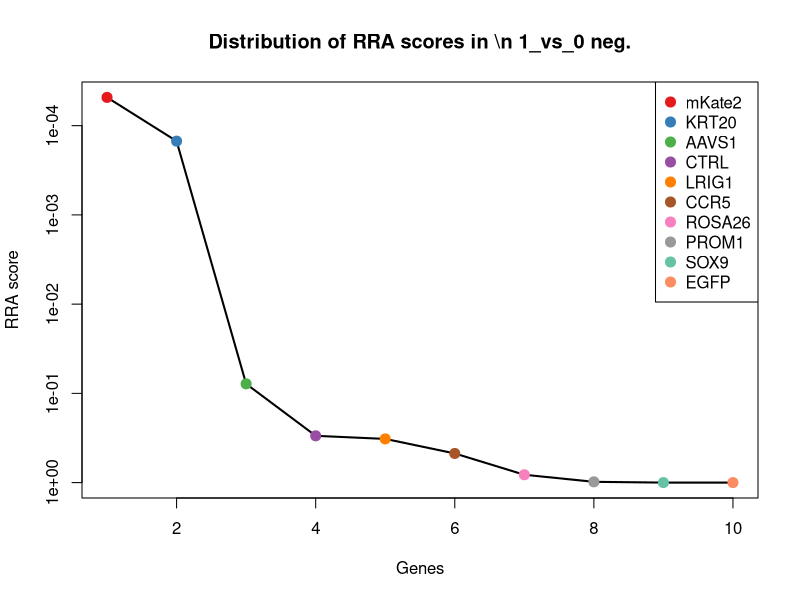
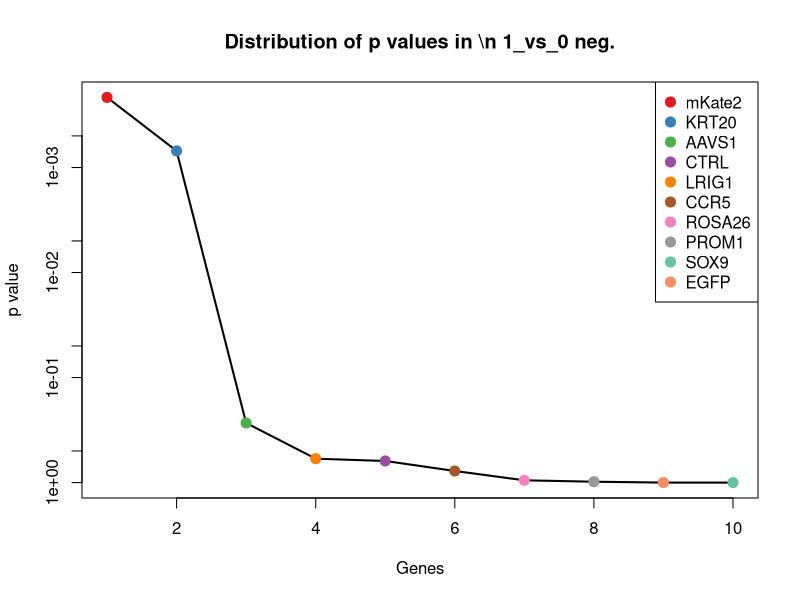
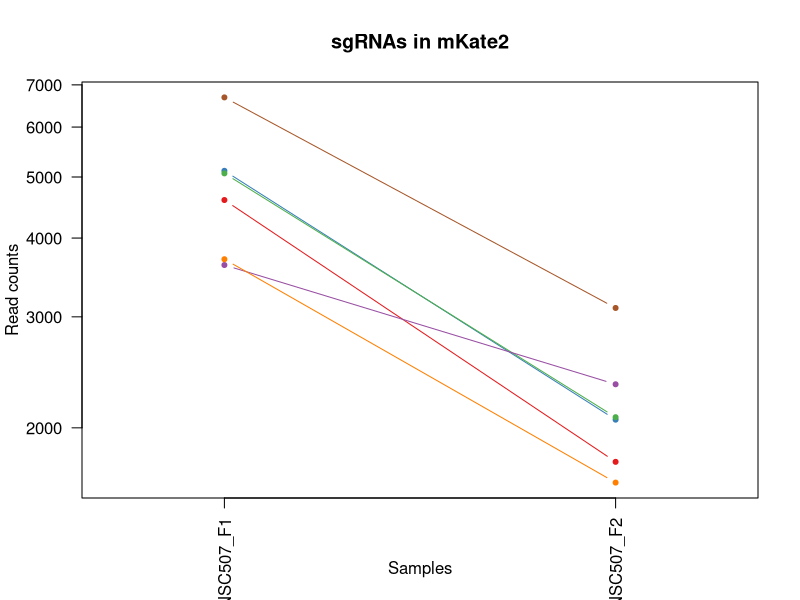
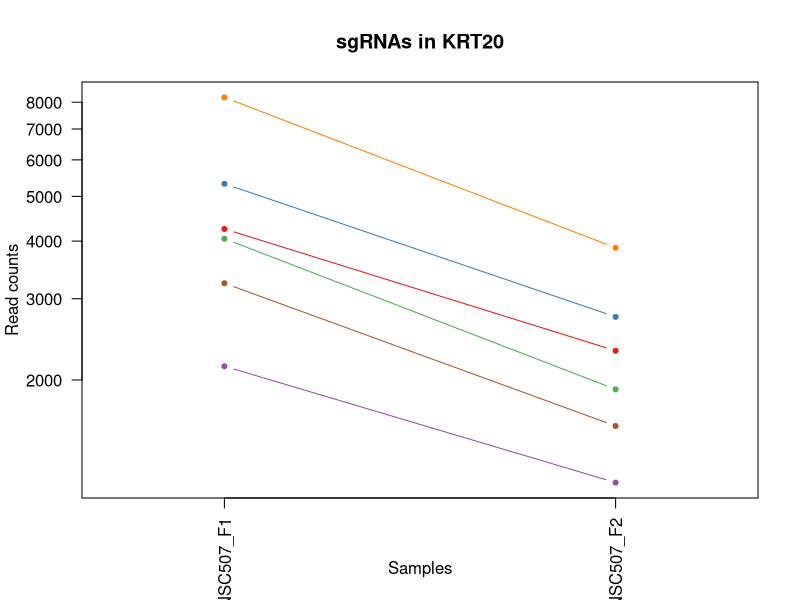
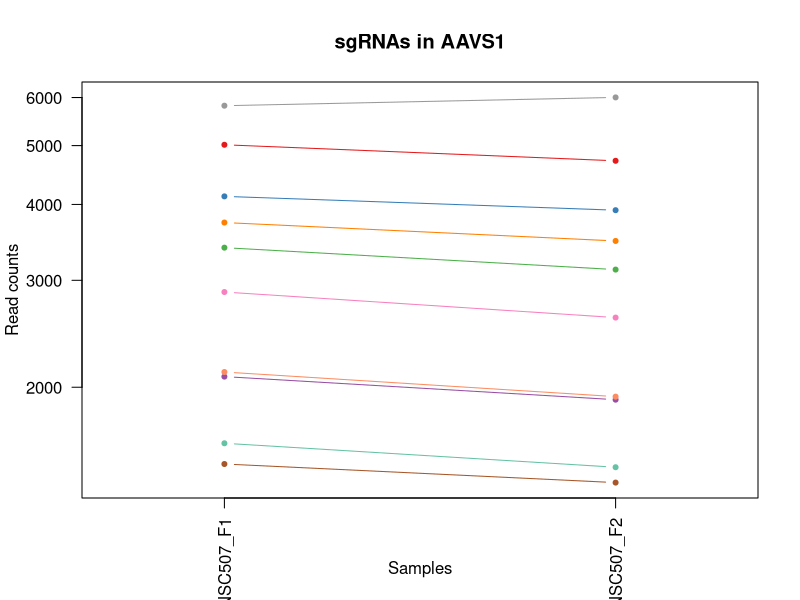
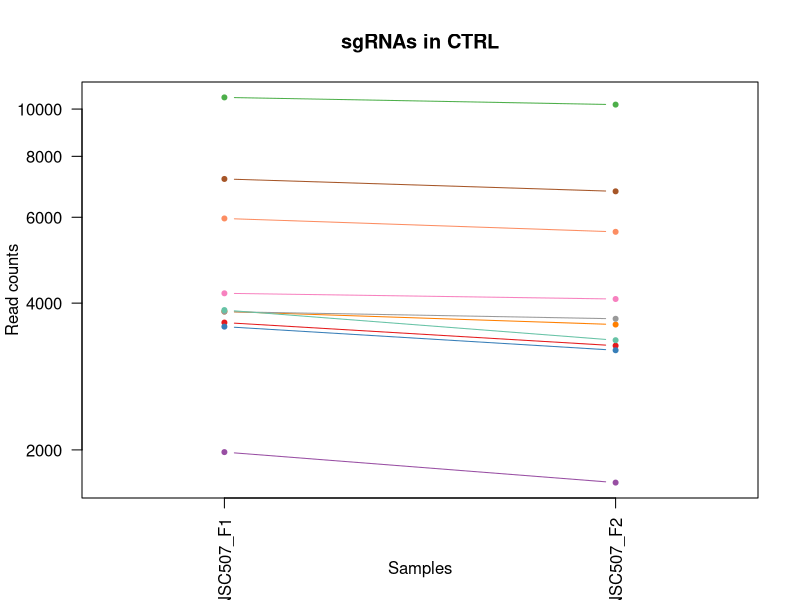
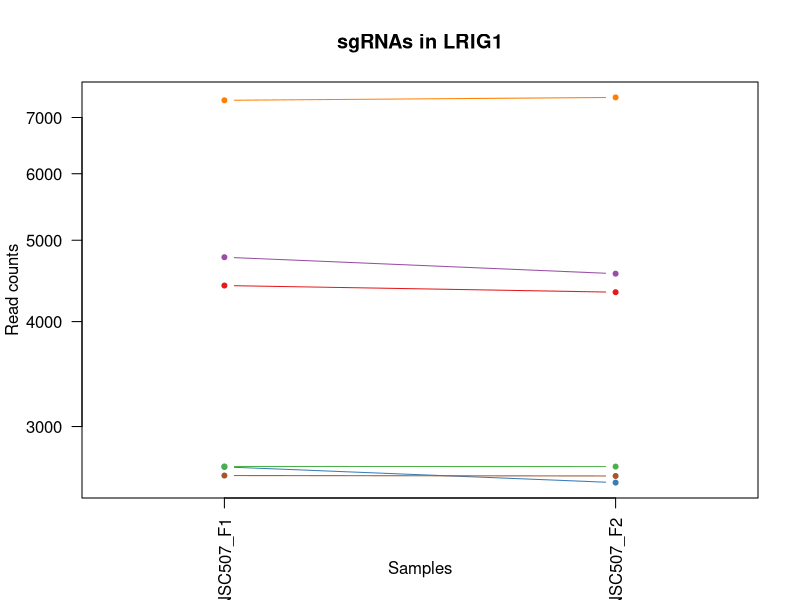
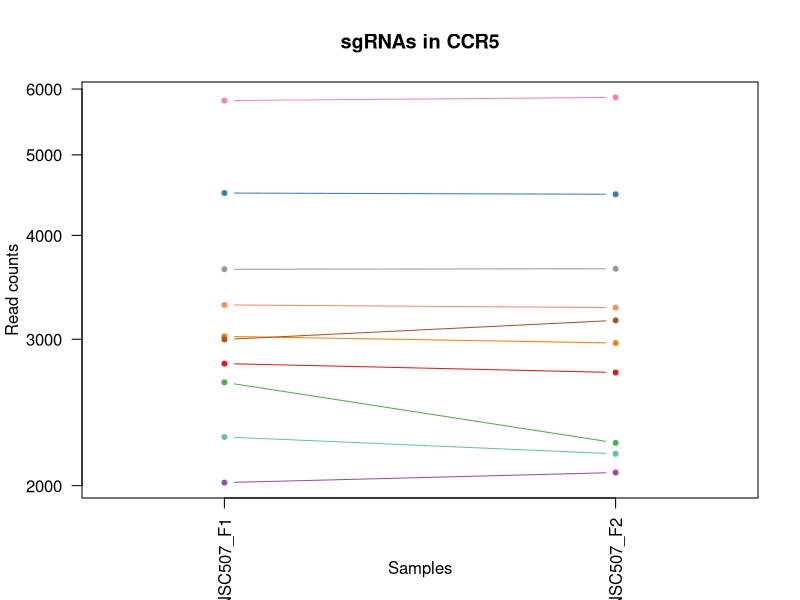

Here is the R script that generated these plots, in order: (Note: this script raises an error after producing the figures.)
pdf(file='S7A_c0_t1.pdf',width=4.5,height=4.5);
gstable=read.table('S7A_c0_t1.gene_summary.txt',header=T)
# 
#
# parameters
# Do not modify the variables beginning with "__"

# gstablename='__GENE_SUMMARY_FILE__'
startindex=3
# outputfile='__OUTPUT_FILE__'
targetgenelist=c("mKate2","KRT20","AAVS1","CTRL","LRIG1","CCR5","ROSA26","PROM1","SOX9","EGFP")
# samplelabel=sub('.\\w+.\\w+$','',colnames(gstable)[startindex]);
samplelabel='1_vs_0 neg.'


# You need to write some codes in front of this code:
# gstable=read.table(gstablename,header=T)
# pdf(file=outputfile,width=6,height=6)


# set up color using RColorBrewer
#library(RColorBrewer)
#colors <- brewer.pal(length(targetgenelist), "Set1")

colors=c( "#E41A1C", "#377EB8", "#4DAF4A", "#984EA3", "#FF7F00",  "#A65628", "#F781BF",
          "#999999", "#66C2A5", "#FC8D62", "#8DA0CB", "#E78AC3", "#A6D854", "#FFD92F", "#E5C494", "#B3B3B3", 
          "#8DD3C7", "#FFFFB3", "#BEBADA", "#FB8072", "#80B1D3", "#FDB462", "#B3DE69", "#FCCDE5",
          "#D9D9D9", "#BC80BD", "#CCEBC5", "#FFED6F")

######
# function definition

plotrankedvalues<-function(val, tglist, ...){
  
  plot(val,log='y',ylim=c(max(val),min(val)),type='l',lwd=2, ...)
  if(length(tglist)>0){
    for(i in 1:length(tglist)){
      targetgene=tglist[i];
      tx=which(names(val)==targetgene);ty=val[targetgene];
      points(tx,ty,col=colors[(i %% length(colors)) ],cex=2,pch=20)
      # text(tx+50,ty,targetgene,col=colors[i])
    }
    legend('topright',tglist,pch=20,pt.cex = 2,cex=1,col=colors)
  }
}



plotrandvalues<-function(val,targetgenelist, ...){
  # choose the one with the best distance distribution
  
  mindiffvalue=0;
  randval=val;
  for(i in 1:20){
    randval0=sample(val)
    vindex=sort(which(names(randval0) %in% targetgenelist))
    if(max(vindex)>0.9*length(val)){
      # print('pass...')
      next;
    }
    mindiffind=min(diff(vindex));
    if (mindiffind > mindiffvalue){
      mindiffvalue=mindiffind;
      randval=randval0;
      # print(paste('Diff: ',mindiffvalue))
    }
  }
  plot(randval,log='y',ylim=c(max(randval),min(randval)),pch=20,col='grey', ...)
  
  if(length(targetgenelist)>0){
    for(i in 1:length(targetgenelist)){
      targetgene=targetgenelist[i];
      tx=which(names(randval)==targetgene);ty=randval[targetgene];
      points(tx,ty,col=colors[(i %% length(colors)) ],cex=2,pch=20)
      text(tx+50,ty,targetgene,col=colors[i])
    }
  }
  
}




# set.seed(1235)



pvec=gstable[,startindex]
names(pvec)=gstable[,'id']
pvec=sort(pvec);

plotrankedvalues(pvec,targetgenelist,xlab='Genes',ylab='RRA score',main=paste('Distribution of RRA scores in \\n',samplelabel))

# plotrandvalues(pvec,targetgenelist,xlab='Genes',ylab='RRA score',main=paste('Distribution of RRA scores in \\n',samplelabel))


pvec=gstable[,startindex+1]
names(pvec)=gstable[,'id']
pvec=sort(pvec);

plotrankedvalues(pvec,targetgenelist,xlab='Genes',ylab='p value',main=paste('Distribution of p values in \\n',samplelabel))

# plotrandvalues(pvec,targetgenelist,xlab='Genes',ylab='p value',main=paste('Distribution of p values in \\n',samplelabel))



# you need to write after this code:
# dev.off()






# parameters
# Do not modify the variables beginning with "__"
targetmat=list(c(4595.393961244679,1765.3436744146672),c(5113.104347826087,2059.5676201504452),c(5065.104709335095,2078.234396163893),c(3623.972706069853,2344.0137308315598),c(3701.686406483839,1636.4540305122873),c(6685.663932673806,3097.7959241365133))
targetgene="mKate2"
collabel=c("S49_MNSC507_F1","S50_MNSC507_F2")

# set up color using RColorBrewer
#library(RColorBrewer)
#colors <- brewer.pal(length(targetgenelist), "Set1")

colors=c( "#E41A1C", "#377EB8", "#4DAF4A", "#984EA3", "#FF7F00",  "#A65628", "#F781BF",
          "#999999", "#66C2A5", "#FC8D62", "#8DA0CB", "#E78AC3", "#A6D854", "#FFD92F", "#E5C494", "#B3B3B3", 
          "#8DD3C7", "#FFFFB3", "#BEBADA", "#FB8072", "#80B1D3", "#FDB462", "#B3DE69", "#FCCDE5",
          "#D9D9D9", "#BC80BD", "#CCEBC5", "#FFED6F")


## code

targetmatvec=unlist(targetmat)+1
yrange=range(targetmatvec[targetmatvec>0]);
# yrange[1]=1; # set the minimum value to 1
for(i in 1:length(targetmat)){
  vali=targetmat[[i]]+1;
  if(i==1){
    plot(1:length(vali),vali,type='b',las=1,pch=20,main=paste('sgRNAs in',targetgene),ylab='Read counts',xlab='Samples',xlim=c(0.7,length(vali)+0.3),ylim = yrange,col=colors[(i %% length(colors))],xaxt='n',log='y')
    axis(1,at=1:length(vali),labels=(collabel),las=2)
    # lines(0:100,rep(1,101),col='black');
  }else{
    lines(1:length(vali),vali,type='b',pch=20,col=colors[(i %% length(colors))])
  }
}




# parameters
# Do not modify the variables beginning with "__"
targetmat=list(c(4249.110854988241,2312.902437475813),c(5324.531326893549,2739.571603497485),c(4046.8266642047774,1907.5667297552245),c(2140.555306991118,1197.3403471483166),c(8194.223999533537,3867.5782111672797),c(3239.9755981419216,1588.4537493348491))
targetgene="KRT20"
collabel=c("S49_MNSC507_F1","S50_MNSC507_F2")

# set up color using RColorBrewer
#library(RColorBrewer)
#colors <- brewer.pal(length(targetgenelist), "Set1")

colors=c( "#E41A1C", "#377EB8", "#4DAF4A", "#984EA3", "#FF7F00",  "#A65628", "#F781BF",
          "#999999", "#66C2A5", "#FC8D62", "#8DA0CB", "#E78AC3", "#A6D854", "#FFD92F", "#E5C494", "#B3B3B3", 
          "#8DD3C7", "#FFFFB3", "#BEBADA", "#FB8072", "#80B1D3", "#FDB462", "#B3DE69", "#FCCDE5",
          "#D9D9D9", "#BC80BD", "#CCEBC5", "#FFED6F")


## code

targetmatvec=unlist(targetmat)+1
yrange=range(targetmatvec[targetmatvec>0]);
# yrange[1]=1; # set the minimum value to 1
for(i in 1:length(targetmat)){
  vali=targetmat[[i]]+1;
  if(i==1){
    plot(1:length(vali),vali,type='b',las=1,pch=20,main=paste('sgRNAs in',targetgene),ylab='Read counts',xlab='Samples',xlim=c(0.7,length(vali)+0.3),ylim = yrange,col=colors[(i %% length(colors))],xaxt='n',log='y')
    axis(1,at=1:length(vali),labels=(collabel),las=2)
    # lines(0:100,rep(1,101),col='black');
  }else{
    lines(1:length(vali),vali,type='b',pch=20,col=colors[(i %% length(colors))])
  }
}




# parameters
# Do not modify the variables beginning with "__"
targetmat=list(c(5014.819373773104,4719.1387550188665),c(4123.397516083263,3912.911810057082),c(3394.260150434394,3123.5738529169894),c(2081.1271831451286,1906.677835659346),c(3733.686165477833,3481.798173556018),c(1493.7030358982333,1392.0081541457043),c(2868.549824104488,2603.570806828077),c(5815.956197158462,6001.812935371518),c(1615.9878291967113,1475.5641991582818),c(2117.698336281122,1928.900188056308))
targetgene="AAVS1"
collabel=c("S49_MNSC507_F1","S50_MNSC507_F2")

# set up color using RColorBrewer
#library(RColorBrewer)
#colors <- brewer.pal(length(targetgenelist), "Set1")

colors=c( "#E41A1C", "#377EB8", "#4DAF4A", "#984EA3", "#FF7F00",  "#A65628", "#F781BF",
          "#999999", "#66C2A5", "#FC8D62", "#8DA0CB", "#E78AC3", "#A6D854", "#FFD92F", "#E5C494", "#B3B3B3", 
          "#8DD3C7", "#FFFFB3", "#BEBADA", "#FB8072", "#80B1D3", "#FDB462", "#B3DE69", "#FCCDE5",
          "#D9D9D9", "#BC80BD", "#CCEBC5", "#FFED6F")


## code

targetmatvec=unlist(targetmat)+1
yrange=range(targetmatvec[targetmatvec>0]);
# yrange[1]=1; # set the minimum value to 1
for(i in 1:length(targetmat)){
  vali=targetmat[[i]]+1;
  if(i==1){
    plot(1:length(vali),vali,type='b',las=1,pch=20,main=paste('sgRNAs in',targetgene),ylab='Read counts',xlab='Samples',xlim=c(0.7,length(vali)+0.3),ylim = yrange,col=colors[(i %% length(colors))],xaxt='n',log='y')
    axis(1,at=1:length(vali),labels=(collabel),las=2)
    # lines(0:100,rep(1,101),col='black');
  }else{
    lines(1:length(vali),vali,type='b',pch=20,col=colors[(i %% length(colors))])
  }
}




# parameters
# Do not modify the variables beginning with "__"
targetmat=list(c(3647.972525315349,3270.241378736939),c(3578.258764649861,3200.9076392584175),c(10565.634710695613,10212.50426754789),c(1978.2708149501468,1712.8989227578368),c(3843.399624885814,3614.2433938419117),c(7188.517288293717,6780.484163361069),c(4188.539882606752,4077.3572177946016),c(3841.113927814814,3713.799532580302),c(3869.685141202309,3356.464106037152),c(5964.526506773435,5600.032804034443))
targetgene="CTRL"
collabel=c("S49_MNSC507_F1","S50_MNSC507_F2")

# set up color using RColorBrewer
#library(RColorBrewer)
#colors <- brewer.pal(length(targetgenelist), "Set1")

colors=c( "#E41A1C", "#377EB8", "#4DAF4A", "#984EA3", "#FF7F00",  "#A65628", "#F781BF",
          "#999999", "#66C2A5", "#FC8D62", "#8DA0CB", "#E78AC3", "#A6D854", "#FFD92F", "#E5C494", "#B3B3B3", 
          "#8DD3C7", "#FFFFB3", "#BEBADA", "#FB8072", "#80B1D3", "#FDB462", "#B3DE69", "#FCCDE5",
          "#D9D9D9", "#BC80BD", "#CCEBC5", "#FFED6F")


## code

targetmatvec=unlist(targetmat)+1
yrange=range(targetmatvec[targetmatvec>0]);
# yrange[1]=1; # set the minimum value to 1
for(i in 1:length(targetmat)){
  vali=targetmat[[i]]+1;
  if(i==1){
    plot(1:length(vali),vali,type='b',las=1,pch=20,main=paste('sgRNAs in',targetgene),ylab='Read counts',xlab='Samples',xlim=c(0.7,length(vali)+0.3),ylim = yrange,col=colors[(i %% length(colors))],xaxt='n',log='y')
    axis(1,at=1:length(vali),labels=(collabel),las=2)
    # lines(0:100,rep(1,101),col='black');
  }else{
    lines(1:length(vali),vali,type='b',pch=20,col=colors[(i %% length(colors))])
  }
}




# parameters
# Do not modify the variables beginning with "__"
targetmat=list(c(4414.823892635712,4335.136505599362),c(2684.551209889021,2571.5706193764513),c(2687.97975549552,2687.126851840654),c(4771.392635711648,4560.915605952497),c(7337.0875979086895,7395.598877708979),c(2621.694540436532,2618.682006458011))
targetgene="LRIG1"
collabel=c("S49_MNSC507_F1","S50_MNSC507_F2")

# set up color using RColorBrewer
#library(RColorBrewer)
#colors <- brewer.pal(length(targetgenelist), "Set1")

colors=c( "#E41A1C", "#377EB8", "#4DAF4A", "#984EA3", "#FF7F00",  "#A65628", "#F781BF",
          "#999999", "#66C2A5", "#FC8D62", "#8DA0CB", "#E78AC3", "#A6D854", "#FFD92F", "#E5C494", "#B3B3B3", 
          "#8DD3C7", "#FFFFB3", "#BEBADA", "#FB8072", "#80B1D3", "#FDB462", "#B3DE69", "#FCCDE5",
          "#D9D9D9", "#BC80BD", "#CCEBC5", "#FFED6F")


## code

targetmatvec=unlist(targetmat)+1
yrange=range(targetmatvec[targetmatvec>0]);
# yrange[1]=1; # set the minimum value to 1
for(i in 1:length(targetmat)){
  vali=targetmat[[i]]+1;
  if(i==1){
    plot(1:length(vali),vali,type='b',las=1,pch=20,main=paste('sgRNAs in',targetgene),ylab='Read counts',xlab='Samples',xlim=c(0.7,length(vali)+0.3),ylim = yrange,col=colors[(i %% length(colors))],xaxt='n',log='y')
    axis(1,at=1:length(vali),labels=(collabel),las=2)
    # lines(0:100,rep(1,101),col='black');
  }else{
    lines(1:length(vali),vali,type='b',pch=20,col=colors[(i %% length(colors))])
  }
}




# parameters
# Do not modify the variables beginning with "__"
targetmat=list(c(2803.4074575809996,2735.127133018092),c(4497.1089871916965,4481.804031419311),c(2661.694239179025,2250.679850764319),c(2015.98481662164,2072.9010315886226),c(3022.83437639696,2968.0173861382546),c(2997.6917086159647,3160.0185108480073),c(5810.241954480963,5861.367668222717),c(3641.11543410235,3646.2435812935373),c(2287.9827680705916,2183.1238994775545),c(3298.260873452411,3273.796955120453))
targetgene="CCR5"
collabel=c("S49_MNSC507_F1","S50_MNSC507_F2")

# set up color using RColorBrewer
#library(RColorBrewer)
#colors <- brewer.pal(length(targetgenelist), "Set1")

colors=c( "#E41A1C", "#377EB8", "#4DAF4A", "#984EA3", "#FF7F00",  "#A65628", "#F781BF",
          "#999999", "#66C2A5", "#FC8D62", "#8DA0CB", "#E78AC3", "#A6D854", "#FFD92F", "#E5C494", "#B3B3B3", 
          "#8DD3C7", "#FFFFB3", "#BEBADA", "#FB8072", "#80B1D3", "#FDB462", "#B3DE69", "#FCCDE5",
          "#D9D9D9", "#BC80BD", "#CCEBC5", "#FFED6F")


## code

targetmatvec=unlist(targetmat)+1
yrange=range(targetmatvec[targetmatvec>0]);
# yrange[1]=1; # set the minimum value to 1
for(i in 1:length(targetmat)){
  vali=targetmat[[i]]+1;
  if(i==1){
    plot(1:length(vali),vali,type='b',las=1,pch=20,main=paste('sgRNAs in',targetgene),ylab='Read counts',xlab='Samples',xlim=c(0.7,length(vali)+0.3),ylim = yrange,col=colors[(i %% length(colors))],xaxt='n',log='y')
    axis(1,at=1:length(vali),labels=(collabel),las=2)
    # lines(0:100,rep(1,101),col='black');
  }else{
    lines(1:length(vali),vali,type='b',pch=20,col=colors[(i %% length(colors))])
  }
}




# parameters
# Do not modify the variables beginning with "__"
targetmat=list(c(12563.333950749256,12016.070388085333),c(5316.531387145051,5030.251688576335),c(6460.522771180346,6016.924135001452),c(4100.540545373267,4353.80328161281),c(3727.971922800334,3688.021603799826),c(6003.383356980428,5569.810404774575),c(4684.536147013663,4908.473197440983),c(3546.2590056558665,3020.4621377950853),c(1675.4159530427007,1541.3423622532896),c(4077.683574663272,3490.687114514803))
targetgene="ROSA26"
collabel=c("S49_MNSC507_F1","S50_MNSC507_F2")

# set up color using RColorBrewer
#library(RColorBrewer)
#colors <- brewer.pal(length(targetgenelist), "Set1")

colors=c( "#E41A1C", "#377EB8", "#4DAF4A", "#984EA3", "#FF7F00",  "#A65628", "#F781BF",
          "#999999", "#66C2A5", "#FC8D62", "#8DA0CB", "#E78AC3", "#A6D854", "#FFD92F", "#E5C494", "#B3B3B3", 
          "#8DD3C7", "#FFFFB3", "#BEBADA", "#FB8072", "#80B1D3", "#FDB462", "#B3DE69", "#FCCDE5",
          "#D9D9D9", "#BC80BD", "#CCEBC5", "#FFED6F")


## code

targetmatvec=unlist(targetmat)+1
yrange=range(targetmatvec[targetmatvec>0]);
# yrange[1]=1; # set the minimum value to 1
for(i in 1:length(targetmat)){
  vali=targetmat[[i]]+1;
  if(i==1){
    plot(1:length(vali),vali,type='b',las=1,pch=20,main=paste('sgRNAs in',targetgene),ylab='Read counts',xlab='Samples',xlim=c(0.7,length(vali)+0.3),ylim = yrange,col=colors[(i %% length(colors))],xaxt='n',log='y')
    axis(1,at=1:length(vali),labels=(collabel),las=2)
    # lines(0:100,rep(1,101),col='black');
  }else{
    lines(1:length(vali),vali,type='b',pch=20,col=colors[(i %% length(colors))])
  }
}




# parameters
# Do not modify the variables beginning with "__"
targetmat=list(c(3684.543678451342,3688.9104978957043),c(5606.814915161999,5603.588380417957),c(3646.829676779849,3619.5767584171826),c(6411.380284153855,6303.148033874323),c(3559.9731880818645,3579.576524102651),c(8806.790814561427,8773.384726320628))
targetgene="PROM1"
collabel=c("S49_MNSC507_F1","S50_MNSC507_F2")

# set up color using RColorBrewer
#library(RColorBrewer)
#colors <- brewer.pal(length(targetgenelist), "Set1")

colors=c( "#E41A1C", "#377EB8", "#4DAF4A", "#984EA3", "#FF7F00",  "#A65628", "#F781BF",
          "#999999", "#66C2A5", "#FC8D62", "#8DA0CB", "#E78AC3", "#A6D854", "#FFD92F", "#E5C494", "#B3B3B3", 
          "#8DD3C7", "#FFFFB3", "#BEBADA", "#FB8072", "#80B1D3", "#FDB462", "#B3DE69", "#FCCDE5",
          "#D9D9D9", "#BC80BD", "#CCEBC5", "#FFED6F")


## code

targetmatvec=unlist(targetmat)+1
yrange=range(targetmatvec[targetmatvec>0]);
# yrange[1]=1; # set the minimum value to 1
for(i in 1:length(targetmat)){
  vali=targetmat[[i]]+1;
  if(i==1){
    plot(1:length(vali),vali,type='b',las=1,pch=20,main=paste('sgRNAs in',targetgene),ylab='Read counts',xlab='Samples',xlim=c(0.7,length(vali)+0.3),ylim = yrange,col=colors[(i %% length(colors))],xaxt='n',log='y')
    axis(1,at=1:length(vali),labels=(collabel),las=2)
    # lines(0:100,rep(1,101),col='black');
  }else{
    lines(1:length(vali),vali,type='b',pch=20,col=colors[(i %% length(colors))])
  }
}




# parameters
# Do not modify the variables beginning with "__"
targetmat=list(c(2060.555909506132,4271.136130696111),c(1324.5614526442635,3194.685380587268),c(661.7093020543819,1776.8992976610875),c(991.9925288138229,2194.6795227239745),c(1541.7026743892247,4278.247283463139),c(3245.6898408194206,5740.478071183244))
targetgene="SOX9"
collabel=c("S49_MNSC507_F1","S50_MNSC507_F2")

# set up color using RColorBrewer
#library(RColorBrewer)
#colors <- brewer.pal(length(targetgenelist), "Set1")

colors=c( "#E41A1C", "#377EB8", "#4DAF4A", "#984EA3", "#FF7F00",  "#A65628", "#F781BF",
          "#999999", "#66C2A5", "#FC8D62", "#8DA0CB", "#E78AC3", "#A6D854", "#FFD92F", "#E5C494", "#B3B3B3", 
          "#8DD3C7", "#FFFFB3", "#BEBADA", "#FB8072", "#80B1D3", "#FDB462", "#B3DE69", "#FCCDE5",
          "#D9D9D9", "#BC80BD", "#CCEBC5", "#FFED6F")


## code

targetmatvec=unlist(targetmat)+1
yrange=range(targetmatvec[targetmatvec>0]);
# yrange[1]=1; # set the minimum value to 1
for(i in 1:length(targetmat)){
  vali=targetmat[[i]]+1;
  if(i==1){
    plot(1:length(vali),vali,type='b',las=1,pch=20,main=paste('sgRNAs in',targetgene),ylab='Read counts',xlab='Samples',xlim=c(0.7,length(vali)+0.3),ylim = yrange,col=colors[(i %% length(colors))],xaxt='n',log='y')
    axis(1,at=1:length(vali),labels=(collabel),las=2)
    # lines(0:100,rep(1,101),col='black');
  }else{
    lines(1:length(vali),vali,type='b',pch=20,col=colors[(i %% length(colors))])
  }
}




# parameters
# Do not modify the variables beginning with "__"
targetmat=list(c(1007.99240831082,5409.8094675164475),c(1004.5638627043206,6346.703844572368),c(641.1380284153855,3472.9092325972333),c(652.5665137703835,3688.9104978957043),c(990.849680278323,6137.813732040925),c(1548.5597656022235,6805.373198045666))
targetgene="EGFP"
collabel=c("S49_MNSC507_F1","S50_MNSC507_F2")

# set up color using RColorBrewer
#library(RColorBrewer)
#colors <- brewer.pal(length(targetgenelist), "Set1")

colors=c( "#E41A1C", "#377EB8", "#4DAF4A", "#984EA3", "#FF7F00",  "#A65628", "#F781BF",
          "#999999", "#66C2A5", "#FC8D62", "#8DA0CB", "#E78AC3", "#A6D854", "#FFD92F", "#E5C494", "#B3B3B3", 
          "#8DD3C7", "#FFFFB3", "#BEBADA", "#FB8072", "#80B1D3", "#FDB462", "#B3DE69", "#FCCDE5",
          "#D9D9D9", "#BC80BD", "#CCEBC5", "#FFED6F")


## code

targetmatvec=unlist(targetmat)+1
yrange=range(targetmatvec[targetmatvec>0]);
# yrange[1]=1; # set the minimum value to 1
for(i in 1:length(targetmat)){
  vali=targetmat[[i]]+1;
  if(i==1){
    plot(1:length(vali),vali,type='b',las=1,pch=20,main=paste('sgRNAs in',targetgene),ylab='Read counts',xlab='Samples',xlim=c(0.7,length(vali)+0.3),ylim = yrange,col=colors[(i %% length(colors))],xaxt='n',log='y')
    axis(1,at=1:length(vali),labels=(collabel),las=2)
    # lines(0:100,rep(1,101),col='black');
  }else{
    lines(1:length(vali),vali,type='b',pch=20,col=colors[(i %% length(colors))])
  }
}



# 
#
# parameters
# Do not modify the variables beginning with "__"

# gstablename='__GENE_SUMMARY_FILE__'
startindex=9
# outputfile='__OUTPUT_FILE__'
targetgenelist=c("EGFP","SOX9","LRIG1","PROM1","ROSA26","CCR5","AAVS1","CTRL","KRT20","mKate2")
# samplelabel=sub('.\\w+.\\w+$','',colnames(gstable)[startindex]);
samplelabel='1_vs_0 pos.'


# You need to write some codes in front of this code:
# gstable=read.table(gstablename,header=T)
# pdf(file=outputfile,width=6,height=6)


# set up color using RColorBrewer
#library(RColorBrewer)
#colors <- brewer.pal(length(targetgenelist), "Set1")

colors=c( "#E41A1C", "#377EB8", "#4DAF4A", "#984EA3", "#FF7F00",  "#A65628", "#F781BF",
          "#999999", "#66C2A5", "#FC8D62", "#8DA0CB", "#E78AC3", "#A6D854", "#FFD92F", "#E5C494", "#B3B3B3", 
          "#8DD3C7", "#FFFFB3", "#BEBADA", "#FB8072", "#80B1D3", "#FDB462", "#B3DE69", "#FCCDE5",
          "#D9D9D9", "#BC80BD", "#CCEBC5", "#FFED6F")

######
# function definition

plotrankedvalues<-function(val, tglist, ...){
  
  plot(val,log='y',ylim=c(max(val),min(val)),type='l',lwd=2, ...)
  if(length(tglist)>0){
    for(i in 1:length(tglist)){
      targetgene=tglist[i];
      tx=which(names(val)==targetgene);ty=val[targetgene];
      points(tx,ty,col=colors[(i %% length(colors)) ],cex=2,pch=20)
      # text(tx+50,ty,targetgene,col=colors[i])
    }
    legend('topright',tglist,pch=20,pt.cex = 2,cex=1,col=colors)
  }
}



plotrandvalues<-function(val,targetgenelist, ...){
  # choose the one with the best distance distribution
  
  mindiffvalue=0;
  randval=val;
  for(i in 1:20){
    randval0=sample(val)
    vindex=sort(which(names(randval0) %in% targetgenelist))
    if(max(vindex)>0.9*length(val)){
      # print('pass...')
      next;
    }
    mindiffind=min(diff(vindex));
    if (mindiffind > mindiffvalue){
      mindiffvalue=mindiffind;
      randval=randval0;
      # print(paste('Diff: ',mindiffvalue))
    }
  }
  plot(randval,log='y',ylim=c(max(randval),min(randval)),pch=20,col='grey', ...)
  
  if(length(targetgenelist)>0){
    for(i in 1:length(targetgenelist)){
      targetgene=targetgenelist[i];
      tx=which(names(randval)==targetgene);ty=randval[targetgene];
      points(tx,ty,col=colors[(i %% length(colors)) ],cex=2,pch=20)
      text(tx+50,ty,targetgene,col=colors[i])
    }
  }
  
}




# set.seed(1235)



pvec=gstable[,startindex]
names(pvec)=gstable[,'id']
pvec=sort(pvec);

plotrankedvalues(pvec,targetgenelist,xlab='Genes',ylab='RRA score',main=paste('Distribution of RRA scores in \\n',samplelabel))

# plotrandvalues(pvec,targetgenelist,xlab='Genes',ylab='RRA score',main=paste('Distribution of RRA scores in \\n',samplelabel))


pvec=gstable[,startindex+1]
names(pvec)=gstable[,'id']
pvec=sort(pvec);

plotrankedvalues(pvec,targetgenelist,xlab='Genes',ylab='p value',main=paste('Distribution of p values in \\n',samplelabel))

# plotrandvalues(pvec,targetgenelist,xlab='Genes',ylab='p value',main=paste('Distribution of p values in \\n',samplelabel))



# you need to write after this code:
# dev.off()






# parameters
# Do not modify the variables beginning with "__"
targetmat=list(c(1007.99240831082,5409.8094675164475),c(1004.5638627043206,6346.703844572368),c(641.1380284153855,3472.9092325972333),c(652.5665137703835,3688.9104978957043),c(990.849680278323,6137.813732040925),c(1548.5597656022235,6805.373198045666))
targetgene="EGFP"
collabel=c("S49_MNSC507_F1","S50_MNSC507_F2")

# set up color using RColorBrewer
#library(RColorBrewer)
#colors <- brewer.pal(length(targetgenelist), "Set1")

colors=c( "#E41A1C", "#377EB8", "#4DAF4A", "#984EA3", "#FF7F00",  "#A65628", "#F781BF",
          "#999999", "#66C2A5", "#FC8D62", "#8DA0CB", "#E78AC3", "#A6D854", "#FFD92F", "#E5C494", "#B3B3B3", 
          "#8DD3C7", "#FFFFB3", "#BEBADA", "#FB8072", "#80B1D3", "#FDB462", "#B3DE69", "#FCCDE5",
          "#D9D9D9", "#BC80BD", "#CCEBC5", "#FFED6F")


## code

targetmatvec=unlist(targetmat)+1
yrange=range(targetmatvec[targetmatvec>0]);
# yrange[1]=1; # set the minimum value to 1
for(i in 1:length(targetmat)){
  vali=targetmat[[i]]+1;
  if(i==1){
    plot(1:length(vali),vali,type='b',las=1,pch=20,main=paste('sgRNAs in',targetgene),ylab='Read counts',xlab='Samples',xlim=c(0.7,length(vali)+0.3),ylim = yrange,col=colors[(i %% length(colors))],xaxt='n',log='y')
    axis(1,at=1:length(vali),labels=(collabel),las=2)
    # lines(0:100,rep(1,101),col='black');
  }else{
    lines(1:length(vali),vali,type='b',pch=20,col=colors[(i %% length(colors))])
  }
}




# parameters
# Do not modify the variables beginning with "__"
targetmat=list(c(2060.555909506132,4271.136130696111),c(1324.5614526442635,3194.685380587268),c(661.7093020543819,1776.8992976610875),c(991.9925288138229,2194.6795227239745),c(1541.7026743892247,4278.247283463139),c(3245.6898408194206,5740.478071183244))
targetgene="SOX9"
collabel=c("S49_MNSC507_F1","S50_MNSC507_F2")

# set up color using RColorBrewer
#library(RColorBrewer)
#colors <- brewer.pal(length(targetgenelist), "Set1")

colors=c( "#E41A1C", "#377EB8", "#4DAF4A", "#984EA3", "#FF7F00",  "#A65628", "#F781BF",
          "#999999", "#66C2A5", "#FC8D62", "#8DA0CB", "#E78AC3", "#A6D854", "#FFD92F", "#E5C494", "#B3B3B3", 
          "#8DD3C7", "#FFFFB3", "#BEBADA", "#FB8072", "#80B1D3", "#FDB462", "#B3DE69", "#FCCDE5",
          "#D9D9D9", "#BC80BD", "#CCEBC5", "#FFED6F")


## code

targetmatvec=unlist(targetmat)+1
yrange=range(targetmatvec[targetmatvec>0]);
# yrange[1]=1; # set the minimum value to 1
for(i in 1:length(targetmat)){
  vali=targetmat[[i]]+1;
  if(i==1){
    plot(1:length(vali),vali,type='b',las=1,pch=20,main=paste('sgRNAs in',targetgene),ylab='Read counts',xlab='Samples',xlim=c(0.7,length(vali)+0.3),ylim = yrange,col=colors[(i %% length(colors))],xaxt='n',log='y')
    axis(1,at=1:length(vali),labels=(collabel),las=2)
    # lines(0:100,rep(1,101),col='black');
  }else{
    lines(1:length(vali),vali,type='b',pch=20,col=colors[(i %% length(colors))])
  }
}




# parameters
# Do not modify the variables beginning with "__"
targetmat=list(c(4414.823892635712,4335.136505599362),c(2684.551209889021,2571.5706193764513),c(2687.97975549552,2687.126851840654),c(4771.392635711648,4560.915605952497),c(7337.0875979086895,7395.598877708979),c(2621.694540436532,2618.682006458011))
targetgene="LRIG1"
collabel=c("S49_MNSC507_F1","S50_MNSC507_F2")

# set up color using RColorBrewer
#library(RColorBrewer)
#colors <- brewer.pal(length(targetgenelist), "Set1")

colors=c( "#E41A1C", "#377EB8", "#4DAF4A", "#984EA3", "#FF7F00",  "#A65628", "#F781BF",
          "#999999", "#66C2A5", "#FC8D62", "#8DA0CB", "#E78AC3", "#A6D854", "#FFD92F", "#E5C494", "#B3B3B3", 
          "#8DD3C7", "#FFFFB3", "#BEBADA", "#FB8072", "#80B1D3", "#FDB462", "#B3DE69", "#FCCDE5",
          "#D9D9D9", "#BC80BD", "#CCEBC5", "#FFED6F")


## code

targetmatvec=unlist(targetmat)+1
yrange=range(targetmatvec[targetmatvec>0]);
# yrange[1]=1; # set the minimum value to 1
for(i in 1:length(targetmat)){
  vali=targetmat[[i]]+1;
  if(i==1){
    plot(1:length(vali),vali,type='b',las=1,pch=20,main=paste('sgRNAs in',targetgene),ylab='Read counts',xlab='Samples',xlim=c(0.7,length(vali)+0.3),ylim = yrange,col=colors[(i %% length(colors))],xaxt='n',log='y')
    axis(1,at=1:length(vali),labels=(collabel),las=2)
    # lines(0:100,rep(1,101),col='black');
  }else{
    lines(1:length(vali),vali,type='b',pch=20,col=colors[(i %% length(colors))])
  }
}




# parameters
# Do not modify the variables beginning with "__"
targetmat=list(c(3684.543678451342,3688.9104978957043),c(5606.814915161999,5603.588380417957),c(3646.829676779849,3619.5767584171826),c(6411.380284153855,6303.148033874323),c(3559.9731880818645,3579.576524102651),c(8806.790814561427,8773.384726320628))
targetgene="PROM1"
collabel=c("S49_MNSC507_F1","S50_MNSC507_F2")

# set up color using RColorBrewer
#library(RColorBrewer)
#colors <- brewer.pal(length(targetgenelist), "Set1")

colors=c( "#E41A1C", "#377EB8", "#4DAF4A", "#984EA3", "#FF7F00",  "#A65628", "#F781BF",
          "#999999", "#66C2A5", "#FC8D62", "#8DA0CB", "#E78AC3", "#A6D854", "#FFD92F", "#E5C494", "#B3B3B3", 
          "#8DD3C7", "#FFFFB3", "#BEBADA", "#FB8072", "#80B1D3", "#FDB462", "#B3DE69", "#FCCDE5",
          "#D9D9D9", "#BC80BD", "#CCEBC5", "#FFED6F")


## code

targetmatvec=unlist(targetmat)+1
yrange=range(targetmatvec[targetmatvec>0]);
# yrange[1]=1; # set the minimum value to 1
for(i in 1:length(targetmat)){
  vali=targetmat[[i]]+1;
  if(i==1){
    plot(1:length(vali),vali,type='b',las=1,pch=20,main=paste('sgRNAs in',targetgene),ylab='Read counts',xlab='Samples',xlim=c(0.7,length(vali)+0.3),ylim = yrange,col=colors[(i %% length(colors))],xaxt='n',log='y')
    axis(1,at=1:length(vali),labels=(collabel),las=2)
    # lines(0:100,rep(1,101),col='black');
  }else{
    lines(1:length(vali),vali,type='b',pch=20,col=colors[(i %% length(colors))])
  }
}




# parameters
# Do not modify the variables beginning with "__"
targetmat=list(c(12563.333950749256,12016.070388085333),c(5316.531387145051,5030.251688576335),c(6460.522771180346,6016.924135001452),c(4100.540545373267,4353.80328161281),c(3727.971922800334,3688.021603799826),c(6003.383356980428,5569.810404774575),c(4684.536147013663,4908.473197440983),c(3546.2590056558665,3020.4621377950853),c(1675.4159530427007,1541.3423622532896),c(4077.683574663272,3490.687114514803))
targetgene="ROSA26"
collabel=c("S49_MNSC507_F1","S50_MNSC507_F2")

# set up color using RColorBrewer
#library(RColorBrewer)
#colors <- brewer.pal(length(targetgenelist), "Set1")

colors=c( "#E41A1C", "#377EB8", "#4DAF4A", "#984EA3", "#FF7F00",  "#A65628", "#F781BF",
          "#999999", "#66C2A5", "#FC8D62", "#8DA0CB", "#E78AC3", "#A6D854", "#FFD92F", "#E5C494", "#B3B3B3", 
          "#8DD3C7", "#FFFFB3", "#BEBADA", "#FB8072", "#80B1D3", "#FDB462", "#B3DE69", "#FCCDE5",
          "#D9D9D9", "#BC80BD", "#CCEBC5", "#FFED6F")


## code

targetmatvec=unlist(targetmat)+1
yrange=range(targetmatvec[targetmatvec>0]);
# yrange[1]=1; # set the minimum value to 1
for(i in 1:length(targetmat)){
  vali=targetmat[[i]]+1;
  if(i==1){
    plot(1:length(vali),vali,type='b',las=1,pch=20,main=paste('sgRNAs in',targetgene),ylab='Read counts',xlab='Samples',xlim=c(0.7,length(vali)+0.3),ylim = yrange,col=colors[(i %% length(colors))],xaxt='n',log='y')
    axis(1,at=1:length(vali),labels=(collabel),las=2)
    # lines(0:100,rep(1,101),col='black');
  }else{
    lines(1:length(vali),vali,type='b',pch=20,col=colors[(i %% length(colors))])
  }
}




# parameters
# Do not modify the variables beginning with "__"
targetmat=list(c(2803.4074575809996,2735.127133018092),c(4497.1089871916965,4481.804031419311),c(2661.694239179025,2250.679850764319),c(2015.98481662164,2072.9010315886226),c(3022.83437639696,2968.0173861382546),c(2997.6917086159647,3160.0185108480073),c(5810.241954480963,5861.367668222717),c(3641.11543410235,3646.2435812935373),c(2287.9827680705916,2183.1238994775545),c(3298.260873452411,3273.796955120453))
targetgene="CCR5"
collabel=c("S49_MNSC507_F1","S50_MNSC507_F2")

# set up color using RColorBrewer
#library(RColorBrewer)
#colors <- brewer.pal(length(targetgenelist), "Set1")

colors=c( "#E41A1C", "#377EB8", "#4DAF4A", "#984EA3", "#FF7F00",  "#A65628", "#F781BF",
          "#999999", "#66C2A5", "#FC8D62", "#8DA0CB", "#E78AC3", "#A6D854", "#FFD92F", "#E5C494", "#B3B3B3", 
          "#8DD3C7", "#FFFFB3", "#BEBADA", "#FB8072", "#80B1D3", "#FDB462", "#B3DE69", "#FCCDE5",
          "#D9D9D9", "#BC80BD", "#CCEBC5", "#FFED6F")


## code

targetmatvec=unlist(targetmat)+1
yrange=range(targetmatvec[targetmatvec>0]);
# yrange[1]=1; # set the minimum value to 1
for(i in 1:length(targetmat)){
  vali=targetmat[[i]]+1;
  if(i==1){
    plot(1:length(vali),vali,type='b',las=1,pch=20,main=paste('sgRNAs in',targetgene),ylab='Read counts',xlab='Samples',xlim=c(0.7,length(vali)+0.3),ylim = yrange,col=colors[(i %% length(colors))],xaxt='n',log='y')
    axis(1,at=1:length(vali),labels=(collabel),las=2)
    # lines(0:100,rep(1,101),col='black');
  }else{
    lines(1:length(vali),vali,type='b',pch=20,col=colors[(i %% length(colors))])
  }
}




# parameters
# Do not modify the variables beginning with "__"
targetmat=list(c(5014.819373773104,4719.1387550188665),c(4123.397516083263,3912.911810057082),c(3394.260150434394,3123.5738529169894),c(2081.1271831451286,1906.677835659346),c(3733.686165477833,3481.798173556018),c(1493.7030358982333,1392.0081541457043),c(2868.549824104488,2603.570806828077),c(5815.956197158462,6001.812935371518),c(1615.9878291967113,1475.5641991582818),c(2117.698336281122,1928.900188056308))
targetgene="AAVS1"
collabel=c("S49_MNSC507_F1","S50_MNSC507_F2")

# set up color using RColorBrewer
#library(RColorBrewer)
#colors <- brewer.pal(length(targetgenelist), "Set1")

colors=c( "#E41A1C", "#377EB8", "#4DAF4A", "#984EA3", "#FF7F00",  "#A65628", "#F781BF",
          "#999999", "#66C2A5", "#FC8D62", "#8DA0CB", "#E78AC3", "#A6D854", "#FFD92F", "#E5C494", "#B3B3B3", 
          "#8DD3C7", "#FFFFB3", "#BEBADA", "#FB8072", "#80B1D3", "#FDB462", "#B3DE69", "#FCCDE5",
          "#D9D9D9", "#BC80BD", "#CCEBC5", "#FFED6F")


## code

targetmatvec=unlist(targetmat)+1
yrange=range(targetmatvec[targetmatvec>0]);
# yrange[1]=1; # set the minimum value to 1
for(i in 1:length(targetmat)){
  vali=targetmat[[i]]+1;
  if(i==1){
    plot(1:length(vali),vali,type='b',las=1,pch=20,main=paste('sgRNAs in',targetgene),ylab='Read counts',xlab='Samples',xlim=c(0.7,length(vali)+0.3),ylim = yrange,col=colors[(i %% length(colors))],xaxt='n',log='y')
    axis(1,at=1:length(vali),labels=(collabel),las=2)
    # lines(0:100,rep(1,101),col='black');
  }else{
    lines(1:length(vali),vali,type='b',pch=20,col=colors[(i %% length(colors))])
  }
}




# parameters
# Do not modify the variables beginning with "__"
targetmat=list(c(3647.972525315349,3270.241378736939),c(3578.258764649861,3200.9076392584175),c(10565.634710695613,10212.50426754789),c(1978.2708149501468,1712.8989227578368),c(3843.399624885814,3614.2433938419117),c(7188.517288293717,6780.484163361069),c(4188.539882606752,4077.3572177946016),c(3841.113927814814,3713.799532580302),c(3869.685141202309,3356.464106037152),c(5964.526506773435,5600.032804034443))
targetgene="CTRL"
collabel=c("S49_MNSC507_F1","S50_MNSC507_F2")

# set up color using RColorBrewer
#library(RColorBrewer)
#colors <- brewer.pal(length(targetgenelist), "Set1")

colors=c( "#E41A1C", "#377EB8", "#4DAF4A", "#984EA3", "#FF7F00",  "#A65628", "#F781BF",
          "#999999", "#66C2A5", "#FC8D62", "#8DA0CB", "#E78AC3", "#A6D854", "#FFD92F", "#E5C494", "#B3B3B3", 
          "#8DD3C7", "#FFFFB3", "#BEBADA", "#FB8072", "#80B1D3", "#FDB462", "#B3DE69", "#FCCDE5",
          "#D9D9D9", "#BC80BD", "#CCEBC5", "#FFED6F")


## code

targetmatvec=unlist(targetmat)+1
yrange=range(targetmatvec[targetmatvec>0]);
# yrange[1]=1; # set the minimum value to 1
for(i in 1:length(targetmat)){
  vali=targetmat[[i]]+1;
  if(i==1){
    plot(1:length(vali),vali,type='b',las=1,pch=20,main=paste('sgRNAs in',targetgene),ylab='Read counts',xlab='Samples',xlim=c(0.7,length(vali)+0.3),ylim = yrange,col=colors[(i %% length(colors))],xaxt='n',log='y')
    axis(1,at=1:length(vali),labels=(collabel),las=2)
    # lines(0:100,rep(1,101),col='black');
  }else{
    lines(1:length(vali),vali,type='b',pch=20,col=colors[(i %% length(colors))])
  }
}




# parameters
# Do not modify the variables beginning with "__"
targetmat=list(c(4249.110854988241,2312.902437475813),c(5324.531326893549,2739.571603497485),c(4046.8266642047774,1907.5667297552245),c(2140.555306991118,1197.3403471483166),c(8194.223999533537,3867.5782111672797),c(3239.9755981419216,1588.4537493348491))
targetgene="KRT20"
collabel=c("S49_MNSC507_F1","S50_MNSC507_F2")

# set up color using RColorBrewer
#library(RColorBrewer)
#colors <- brewer.pal(length(targetgenelist), "Set1")

colors=c( "#E41A1C", "#377EB8", "#4DAF4A", "#984EA3", "#FF7F00",  "#A65628", "#F781BF",
          "#999999", "#66C2A5", "#FC8D62", "#8DA0CB", "#E78AC3", "#A6D854", "#FFD92F", "#E5C494", "#B3B3B3", 
          "#8DD3C7", "#FFFFB3", "#BEBADA", "#FB8072", "#80B1D3", "#FDB462", "#B3DE69", "#FCCDE5",
          "#D9D9D9", "#BC80BD", "#CCEBC5", "#FFED6F")


## code

targetmatvec=unlist(targetmat)+1
yrange=range(targetmatvec[targetmatvec>0]);
# yrange[1]=1; # set the minimum value to 1
for(i in 1:length(targetmat)){
  vali=targetmat[[i]]+1;
  if(i==1){
    plot(1:length(vali),vali,type='b',las=1,pch=20,main=paste('sgRNAs in',targetgene),ylab='Read counts',xlab='Samples',xlim=c(0.7,length(vali)+0.3),ylim = yrange,col=colors[(i %% length(colors))],xaxt='n',log='y')
    axis(1,at=1:length(vali),labels=(collabel),las=2)
    # lines(0:100,rep(1,101),col='black');
  }else{
    lines(1:length(vali),vali,type='b',pch=20,col=colors[(i %% length(colors))])
  }
}




# parameters
# Do not modify the variables beginning with "__"
targetmat=list(c(4595.393961244679,1765.3436744146672),c(5113.104347826087,2059.5676201504452),c(5065.104709335095,2078.234396163893),c(3623.972706069853,2344.0137308315598),c(3701.686406483839,1636.4540305122873),c(6685.663932673806,3097.7959241365133))
targetgene="mKate2"
collabel=c("S49_MNSC507_F1","S50_MNSC507_F2")

# set up color using RColorBrewer
#library(RColorBrewer)
#colors <- brewer.pal(length(targetgenelist), "Set1")

colors=c( "#E41A1C", "#377EB8", "#4DAF4A", "#984EA3", "#FF7F00",  "#A65628", "#F781BF",
          "#999999", "#66C2A5", "#FC8D62", "#8DA0CB", "#E78AC3", "#A6D854", "#FFD92F", "#E5C494", "#B3B3B3", 
          "#8DD3C7", "#FFFFB3", "#BEBADA", "#FB8072", "#80B1D3", "#FDB462", "#B3DE69", "#FCCDE5",
          "#D9D9D9", "#BC80BD", "#CCEBC5", "#FFED6F")


## code

targetmatvec=unlist(targetmat)+1
yrange=range(targetmatvec[targetmatvec>0]);
# yrange[1]=1; # set the minimum value to 1
for(i in 1:length(targetmat)){
  vali=targetmat[[i]]+1;
  if(i==1){
    plot(1:length(vali),vali,type='b',las=1,pch=20,main=paste('sgRNAs in',targetgene),ylab='Read counts',xlab='Samples',xlim=c(0.7,length(vali)+0.3),ylim = yrange,col=colors[(i %% length(colors))],xaxt='n',log='y')
    axis(1,at=1:length(vali),labels=(collabel),las=2)
    # lines(0:100,rep(1,101),col='black');
  }else{
    lines(1:length(vali),vali,type='b',pch=20,col=colors[(i %% length(colors))])
  }
}



dev.off()
Sweave("S7A_c0_t1_summary.Rnw");
library(tools);

texi2dvi("S7A_c0_t1_summary.tex",pdf=TRUE);
